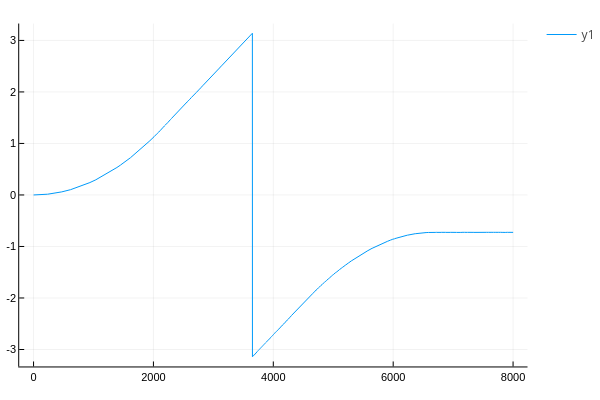

The cell this chart's notebook holds for it:
### Code cell
plot(Δθ_soln)

### Figure 1 — Plotly figure (JSON) as saved in the notebook; plotly's stock layout.template omitted (floating-point values rounded to 4 significant figures; data arrays with more than 128 entries replaced by an {"elided": "..."} marker saying what was removed)
{"data": [{"colorbar": {"title": {"text": ""}}, "legendgroup": "y1", "line": {"color": "rgba(0, 154, 250, 1.000)", "dash": "solid", "shape": "linear", "width": 1}, "mode": "lines", "name": "y1", "showlegend": true, "type": "scatter", "x": {"elided": "8001 int values"}, "xaxis": "x", "y": {"elided": "8001 float values"}, "yaxis": "y", "zmax": null, "zmin": null}], "layout": {"annotations": [], "height": 400, "legend_position": {"bgcolor": "rgba(255, 255, 255, 1.000)", "bordercolor": "rgba(0, 0, 0, 1)", "borderwidth": 1, "font": {"color": "rgba(0, 0, 0, 1)", "family": "sans-serif", "size": 11}, "title": {"font": {"color": "rgba(0, 0, 0, 1)", "family": "sans-serif", "size": 15}, "text": ""}, "tracegroupgap": 0, "traceorder": "normal", "x": 1, "xanchor": "auto", "y": 1, "yanchor": "auto"}, "margin": {"b": 20, "l": 0, "r": 0, "t": 20}, "paper_bgcolor": "rgba(255, 255, 255, 1.000)", "plot_bgcolor": "rgba(255, 255, 255, 1.000)", "showlegend": true, "width": 600, "xaxis": {"anchor": "y", "domain": [0.03619, 0.9934], "gridcolor": "rgba(0, 0, 0, 0.1)", "gridwidth": 0.5, "linecolor": "rgba(0, 0, 0, 1)", "mirror": false, "range": [-239, 8241], "showgrid": true, "showline": true, "showticklabels": true, "tickangle": 0, "tickcolor": "rgb(0, 0, 0)", "tickfont": {"color": "rgba(0, 0, 0, 1)", "family": "sans-serif", "size": 11}, "tickmode": "array", "ticks": "inside", "ticktext": ["0", "2000", "4000", "6000", "8000"], "tickvals": [0, 2000, 4000, 6000, 8000], "title": {"font": {"color": "rgba(0, 0, 0, 1)", "family": "sans-serif", "size": 15}, "text": ""}, "type": "linear", "visible": true, "zeroline": false, "zerolinecolor": "rgba(0, 0, 0, 1)"}, "yaxis": {"anchor": "x", "domain": [0.03762, 0.9902], "gridcolor": "rgba(0, 0, 0, 0.1)", "gridwidth": 0.5, "linecolor": "rgba(0, 0, 0, 1)", "mirror": false, "range": [-3.329, 3.328], "showgrid": true, "showline": true, "showticklabels": true, "tickangle": 0, "tickcolor": "rgb(0, 0, 0)", "tickfont": {"color": "rgba(0, 0, 0, 1)", "family": "sans-serif", "size": 11}, "tickmode": "array", "ticks": "inside", "ticktext": ["-3", "-2", "-1", "0", "1", "2", "3"], "tickvals": [-3, -2, -1, 0, 1, 2, 3], "title": {"font": {"color": "rgba(0, 0, 0, 1)", "family": "sans-serif", "size": 15}, "text": ""}, "type": "linear", "visible": true, "zeroline": false, "zerolinecolor": "rgba(0, 0, 0, 1)"}}}
